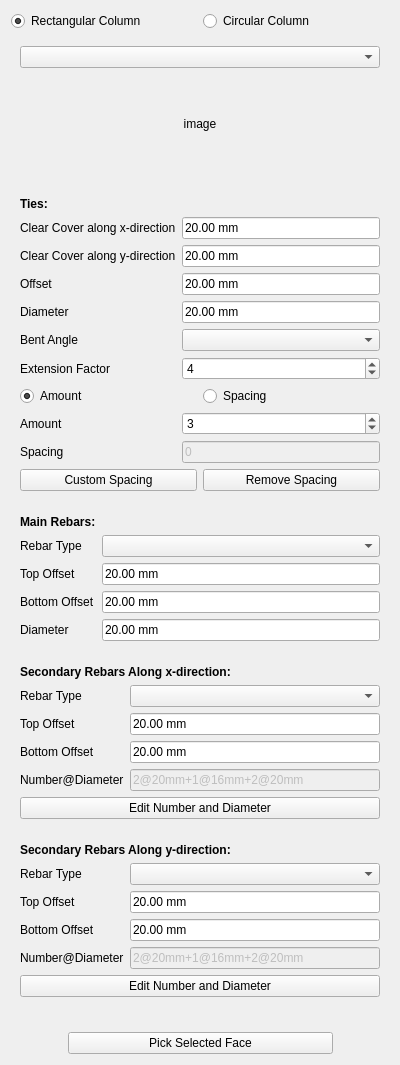
<?xml version="1.0" encoding="UTF-8"?>
<ui version="4.0">
 <class>ColumnReinforcement</class>
 <widget class="QWidget" name="ColumnReinforcement">
  <property name="geometry">
   <rect>
    <x>0</x>
    <y>0</y>
    <width>400</width>
    <height>1065</height>
   </rect>
  </property>
  <property name="windowTitle">
   <string>Form</string>
  </property>
  <layout class="QGridLayout" name="gridLayout">
   <item row="3" column="0">
    <widget class="QWidget" name="mainRebarsWidget" native="true">
     <layout class="QFormLayout" name="mainRebarsFormLayout">
      <item row="0" column="0">
       <widget class="QLabel" name="mainRebarHeading">
        <property name="font">
         <font>
          <weight>75</weight>
          <bold>true</bold>
         </font>
        </property>
        <property name="text">
         <string>Main Rebars:</string>
        </property>
       </widget>
      </item>
      <item row="1" column="0">
       <widget class="QLabel" name="mainRebarTypeLabel">
        <property name="text">
         <string>Rebar Type</string>
        </property>
       </widget>
      </item>
      <item row="1" column="1">
       <widget class="Gui::PrefComboBox" name="mainRebarType">
        <property name="prefEntry" stdset="0">
         <cstring></cstring>
        </property>
        <property name="prefPath" stdset="0">
         <cstring></cstring>
        </property>
       </widget>
      </item>
      <item row="2" column="0">
       <widget class="QLabel" name="mainRebarTopOffsetLabel">
        <property name="text">
         <string>Top Offset</string>
        </property>
       </widget>
      </item>
      <item row="2" column="1">
       <widget class="Gui::InputField" name="mainRebarTopOffset">
        <property name="text">
         <string>20.00 mm</string>
        </property>
        <property name="unit" stdset="0">
         <string notr="true"/>
        </property>
       </widget>
      </item>
      <item row="3" column="0">
       <widget class="QLabel" name="mainRebarBottomOffsetLabel">
        <property name="text">
         <string>Bottom Offset</string>
        </property>
       </widget>
      </item>
      <item row="3" column="1">
       <widget class="Gui::InputField" name="mainRebarBottomOffset">
        <property name="text">
         <string>20.00 mm</string>
        </property>
        <property name="unit" stdset="0">
         <string notr="true"/>
        </property>
       </widget>
      </item>
      <item row="4" column="0">
       <widget class="QLabel" name="mainRebarDiameterLabel">
        <property name="text">
         <string>Diameter</string>
        </property>
       </widget>
      </item>
      <item row="4" column="1">
       <widget class="Gui::InputField" name="mainRebarDiameter">
        <property name="text">
         <string>20.00 mm</string>
        </property>
        <property name="unit" stdset="0">
         <string notr="true"/>
        </property>
       </widget>
      </item>
     </layout>
    </widget>
   </item>
   <item row="0" column="0">
    <layout class="QHBoxLayout" name="horizontalLayout_2">
     <item>
      <widget class="Gui::PrefRadioButton" name="rectangular_column_radio">
       <property name="enabled">
        <bool>true</bool>
       </property>
       <property name="acceptDrops">
        <bool>false</bool>
       </property>
       <property name="text">
        <string>Rectangular Column</string>
       </property>
       <property name="checkable">
        <bool>true</bool>
       </property>
       <property name="checked">
        <bool>true</bool>
       </property>
      </widget>
     </item>
     <item>
      <widget class="Gui::PrefRadioButton" name="circular_column_radio">
       <property name="text">
        <string>Circular Column</string>
       </property>
       <property name="checkable">
        <bool>true</bool>
       </property>
       <property name="checked">
        <bool>false</bool>
       </property>
      </widget>
     </item>
    </layout>
   </item>
   <item row="5" column="0">
    <widget class="QWidget" name="y_dirRebarsWidget" native="true">
     <layout class="QFormLayout" name="y_dirRebarsFormLayout">
      <item row="0" column="0" colspan="2">
       <widget class="QLabel" name="y_dirRebarsHeading">
        <property name="font">
         <font>
          <weight>75</weight>
          <bold>true</bold>
         </font>
        </property>
        <property name="text">
         <string>Secondary Rebars Along y-direction:</string>
        </property>
       </widget>
      </item>
      <item row="1" column="0">
       <widget class="QLabel" name="y_dirRebarTypeLabel">
        <property name="text">
         <string>Rebar Type</string>
        </property>
       </widget>
      </item>
      <item row="1" column="1">
       <widget class="Gui::PrefComboBox" name="y_dirRebarType">
        <property name="prefEntry" stdset="0">
         <cstring></cstring>
        </property>
        <property name="prefPath" stdset="0">
         <cstring></cstring>
        </property>
       </widget>
      </item>
      <item row="2" column="0">
       <widget class="QLabel" name="y_dirRebarTopOffsetLabel">
        <property name="text">
         <string>Top Offset</string>
        </property>
       </widget>
      </item>
      <item row="2" column="1">
       <widget class="Gui::InputField" name="y_dirRebarTopOffset">
        <property name="text">
         <string>20.00 mm</string>
        </property>
        <property name="unit" stdset="0">
         <string notr="true"/>
        </property>
       </widget>
      </item>
      <item row="3" column="0">
       <widget class="QLabel" name="y_dirRebarBottomOffsetLabel">
        <property name="text">
         <string>Bottom Offset</string>
        </property>
       </widget>
      </item>
      <item row="3" column="1">
       <widget class="Gui::InputField" name="y_dirRebarBottomOffset">
        <property name="text">
         <string>20.00 mm</string>
        </property>
        <property name="unit" stdset="0">
         <string notr="true"/>
        </property>
       </widget>
      </item>
      <item row="4" column="0">
       <widget class="QLabel" name="y_dirNumberDiameterLabel">
        <property name="text">
         <string>Number@Diameter</string>
        </property>
       </widget>
      </item>
      <item row="4" column="1">
       <widget class="Gui::PrefLineEdit" name="y_dirNumberDiameter">
        <property name="enabled">
         <bool>false</bool>
        </property>
        <property name="focusPolicy">
         <enum>Qt::StrongFocus</enum>
        </property>
        <property name="text">
         <string>2@20mm+1@16mm+2@20mm</string>
        </property>
       </widget>
      </item>
      <item row="5" column="0" colspan="2">
       <widget class="QPushButton" name="y_dirEditNumberDiameter">
        <property name="text">
         <string>Edit Number and Diameter</string>
        </property>
       </widget>
      </item>
     </layout>
    </widget>
   </item>
   <item row="8" column="0">
    <layout class="QHBoxLayout" name="horizontalLayout_4">
     <item>
      <spacer name="horizontalSpacer">
       <property name="orientation">
        <enum>Qt::Horizontal</enum>
       </property>
       <property name="sizeHint" stdset="0">
        <size>
         <width>40</width>
         <height>20</height>
        </size>
       </property>
      </spacer>
     </item>
     <item>
      <widget class="QPushButton" name="PickSelectedFace">
       <property name="sizePolicy">
        <sizepolicy hsizetype="Expanding" vsizetype="Fixed">
         <horstretch>0</horstretch>
         <verstretch>0</verstretch>
        </sizepolicy>
       </property>
       <property name="minimumSize">
        <size>
         <width>265</width>
         <height>0</height>
        </size>
       </property>
       <property name="maximumSize">
        <size>
         <width>16777215</width>
         <height>16777215</height>
        </size>
       </property>
       <property name="text">
        <string>Pick Selected Face</string>
       </property>
      </widget>
     </item>
     <item>
      <spacer name="horizontalSpacer_2">
       <property name="orientation">
        <enum>Qt::Horizontal</enum>
       </property>
       <property name="sizeHint" stdset="0">
        <size>
         <width>40</width>
         <height>20</height>
        </size>
       </property>
      </spacer>
     </item>
    </layout>
   </item>
   <item row="4" column="0">
    <widget class="QWidget" name="x_dirRebarsWidget" native="true">
     <layout class="QFormLayout" name="x_dirRebarsFormLayout">
      <item row="0" column="0" colspan="2">
       <widget class="QLabel" name="x_dirRebarsHeading">
        <property name="font">
         <font>
          <weight>75</weight>
          <bold>true</bold>
         </font>
        </property>
        <property name="text">
         <string>Secondary Rebars Along x-direction:</string>
        </property>
       </widget>
      </item>
      <item row="1" column="0">
       <widget class="QLabel" name="x_dirRebarTypeLabel">
        <property name="text">
         <string>Rebar Type</string>
        </property>
       </widget>
      </item>
      <item row="1" column="1">
       <widget class="Gui::PrefComboBox" name="x_dirRebarType">
        <property name="prefEntry" stdset="0">
         <cstring></cstring>
        </property>
        <property name="prefPath" stdset="0">
         <cstring></cstring>
        </property>
       </widget>
      </item>
      <item row="2" column="0">
       <widget class="QLabel" name="x_dirRebarTopOffsetLabel">
        <property name="text">
         <string>Top Offset</string>
        </property>
       </widget>
      </item>
      <item row="2" column="1">
       <widget class="Gui::InputField" name="x_dirRebarTopOffset">
        <property name="text">
         <string>20.00 mm</string>
        </property>
        <property name="unit" stdset="0">
         <string notr="true"/>
        </property>
       </widget>
      </item>
      <item row="3" column="0">
       <widget class="QLabel" name="x_dirRebarBottomOffsetLabel">
        <property name="text">
         <string>Bottom Offset</string>
        </property>
       </widget>
      </item>
      <item row="3" column="1">
       <widget class="Gui::InputField" name="x_dirRebarBottomOffset">
        <property name="text">
         <string>20.00 mm</string>
        </property>
        <property name="unit" stdset="0">
         <string notr="true"/>
        </property>
       </widget>
      </item>
      <item row="4" column="0">
       <widget class="QLabel" name="x_dirNumberDiameterLabel">
        <property name="text">
         <string>Number@Diameter</string>
        </property>
       </widget>
      </item>
      <item row="4" column="1">
       <widget class="Gui::PrefLineEdit" name="x_dirNumberDiameter">
        <property name="enabled">
         <bool>false</bool>
        </property>
        <property name="focusPolicy">
         <enum>Qt::StrongFocus</enum>
        </property>
        <property name="text">
         <string>2@20mm+1@16mm+2@20mm</string>
        </property>
       </widget>
      </item>
      <item row="5" column="0" colspan="2">
       <widget class="QPushButton" name="x_dirEditNumberDiameter">
        <property name="text">
         <string>Edit Number and Diameter</string>
        </property>
       </widget>
      </item>
     </layout>
    </widget>
   </item>
   <item row="2" column="0">
    <widget class="QWidget" name="tiesWidget" native="true">
     <layout class="QFormLayout" name="tiesFormLayout">
      <item row="0" column="0">
       <widget class="QLabel" name="tieHeading">
        <property name="font">
         <font>
          <weight>75</weight>
          <bold>true</bold>
         </font>
        </property>
        <property name="text">
         <string>Ties:</string>
        </property>
       </widget>
      </item>
      <item row="1" column="0">
       <widget class="QLabel" name="x_dirCoverLabel">
        <property name="text">
         <string>Clear Cover along x-direction</string>
        </property>
       </widget>
      </item>
      <item row="1" column="1">
       <widget class="Gui::InputField" name="x_dirCover">
        <property name="text">
         <string>20.00 mm</string>
        </property>
        <property name="unit" stdset="0">
         <string notr="true"/>
        </property>
       </widget>
      </item>
      <item row="2" column="0">
       <widget class="QLabel" name="y_dirCoverLabel">
        <property name="text">
         <string>Clear Cover along y-direction</string>
        </property>
       </widget>
      </item>
      <item row="2" column="1">
       <widget class="Gui::InputField" name="y_dirCover">
        <property name="text">
         <string>20.00 mm</string>
        </property>
        <property name="unit" stdset="0">
         <string notr="true"/>
        </property>
       </widget>
      </item>
      <item row="3" column="0">
       <widget class="QLabel" name="tieOffsetLabel">
        <property name="text">
         <string>Offset</string>
        </property>
       </widget>
      </item>
      <item row="3" column="1">
       <widget class="Gui::InputField" name="tieOffset">
        <property name="text">
         <string>20.00 mm</string>
        </property>
        <property name="unit" stdset="0">
         <string notr="true"/>
        </property>
       </widget>
      </item>
      <item row="4" column="0">
       <widget class="QLabel" name="tieDiameterLabel">
        <property name="text">
         <string>Diameter</string>
        </property>
       </widget>
      </item>
      <item row="4" column="1">
       <widget class="Gui::InputField" name="tieDiameter">
        <property name="text">
         <string>20.00 mm</string>
        </property>
        <property name="unit" stdset="0">
         <string notr="true"/>
        </property>
       </widget>
      </item>
      <item row="5" column="0">
       <widget class="QLabel" name="bentAngleLabel">
        <property name="text">
         <string>Bent Angle</string>
        </property>
       </widget>
      </item>
      <item row="5" column="1">
       <widget class="Gui::PrefComboBox" name="bentAngle">
        <property name="prefEntry" stdset="0">
         <cstring></cstring>
        </property>
        <property name="prefPath" stdset="0">
         <cstring></cstring>
        </property>
       </widget>
      </item>
      <item row="6" column="0">
       <widget class="QLabel" name="extensionFactorLabel">
        <property name="text">
         <string>Extension Factor</string>
        </property>
       </widget>
      </item>
      <item row="6" column="1">
       <widget class="Gui::PrefSpinBox" name="extensionFactor">
        <property name="value">
         <number>4</number>
        </property>
       </widget>
      </item>
      <item row="8" column="0">
       <widget class="QLabel" name="amountLabel">
        <property name="text">
         <string>Amount</string>
        </property>
       </widget>
      </item>
      <item row="8" column="1">
       <widget class="Gui::PrefSpinBox" name="amount">
        <property name="enabled">
         <bool>true</bool>
        </property>
        <property name="value">
         <number>3</number>
        </property>
       </widget>
      </item>
      <item row="9" column="0">
       <widget class="QLabel" name="spacingLabel">
        <property name="text">
         <string>Spacing</string>
        </property>
       </widget>
      </item>
      <item row="9" column="1">
       <widget class="Gui::InputField" name="spacing">
        <property name="enabled">
         <bool>false</bool>
        </property>
        <property name="text">
         <string>0 </string>
        </property>
        <property name="unit" stdset="0">
         <string notr="true"/>
        </property>
       </widget>
      </item>
      <item row="10" column="0" colspan="2">
       <layout class="QHBoxLayout" name="horizontalLayout_8">
        <item>
         <widget class="QPushButton" name="customSpacing">
          <property name="enabled">
           <bool>true</bool>
          </property>
          <property name="sizePolicy">
           <sizepolicy hsizetype="Expanding" vsizetype="Fixed">
            <horstretch>0</horstretch>
            <verstretch>0</verstretch>
           </sizepolicy>
          </property>
          <property name="text">
           <string>Custom Spacing</string>
          </property>
         </widget>
        </item>
        <item>
         <widget class="QPushButton" name="removeCustomSpacing">
          <property name="enabled">
           <bool>true</bool>
          </property>
          <property name="sizePolicy">
           <sizepolicy hsizetype="Expanding" vsizetype="Fixed">
            <horstretch>0</horstretch>
            <verstretch>0</verstretch>
           </sizepolicy>
          </property>
          <property name="text">
           <string>Remove Spacing</string>
          </property>
         </widget>
        </item>
       </layout>
      </item>
      <item row="7" column="0" colspan="2">
       <layout class="QHBoxLayout" name="horizontalLayout">
        <item>
         <widget class="Gui::PrefRadioButton" name="amount_radio">
          <property name="enabled">
           <bool>true</bool>
          </property>
          <property name="acceptDrops">
           <bool>false</bool>
          </property>
          <property name="text">
           <string>Amount</string>
          </property>
          <property name="checked">
           <bool>true</bool>
          </property>
         </widget>
        </item>
        <item>
         <widget class="Gui::PrefRadioButton" name="spacing_radio">
          <property name="text">
           <string>Spacing</string>
          </property>
         </widget>
        </item>
       </layout>
      </item>
     </layout>
    </widget>
   </item>
   <item row="7" column="0">
    <widget class="QLabel" name="PickSelectedFaceLabel">
     <property name="text">
      <string/>
     </property>
    </widget>
   </item>
   <item row="1" column="0">
    <widget class="QWidget" name="chooseConfigurationWidget" native="true">
     <layout class="QVBoxLayout" name="verticalLayout">
      <item>
       <widget class="Gui::PrefComboBox" name="columnConfiguration">
        <property name="sizePolicy">
         <sizepolicy hsizetype="Expanding" vsizetype="Fixed">
          <horstretch>0</horstretch>
          <verstretch>0</verstretch>
         </sizepolicy>
        </property>
        <property name="prefEntry" stdset="0">
         <cstring></cstring>
        </property>
        <property name="prefPath" stdset="0">
         <cstring></cstring>
        </property>
       </widget>
      </item>
      <item>
       <widget class="QLabel" name="image">
        <property name="sizePolicy">
         <sizepolicy hsizetype="Expanding" vsizetype="Expanding">
          <horstretch>0</horstretch>
          <verstretch>0</verstretch>
         </sizepolicy>
        </property>
        <property name="text">
         <string>image</string>
        </property>
        <property name="scaledContents">
         <bool>false</bool>
        </property>
        <property name="alignment">
         <set>Qt::AlignCenter</set>
        </property>
       </widget>
      </item>
     </layout>
    </widget>
   </item>
  </layout>
 </widget>
 <customwidgets>
  <customwidget>
   <class>Gui::InputField</class>
   <extends>QLineEdit</extends>
   <header>Gui/InputField.h</header>
  </customwidget>
  <customwidget>
   <class>Gui::PrefSpinBox</class>
   <extends>QSpinBox</extends>
   <header>Gui/PrefWidgets.h</header>
  </customwidget>
  <customwidget>
   <class>Gui::PrefRadioButton</class>
   <extends>QRadioButton</extends>
   <header>Gui/PrefWidgets.h</header>
  </customwidget>
  <customwidget>
   <class>Gui::PrefComboBox</class>
   <extends>QComboBox</extends>
   <header>Gui/PrefWidgets.h</header>
  </customwidget>
  <customwidget>
   <class>Gui::PrefLineEdit</class>
   <extends>QLineEdit</extends>
   <header>Gui/PrefWidgets.h</header>
  </customwidget>
 </customwidgets>
 <resources/>
 <connections/>
</ui>
